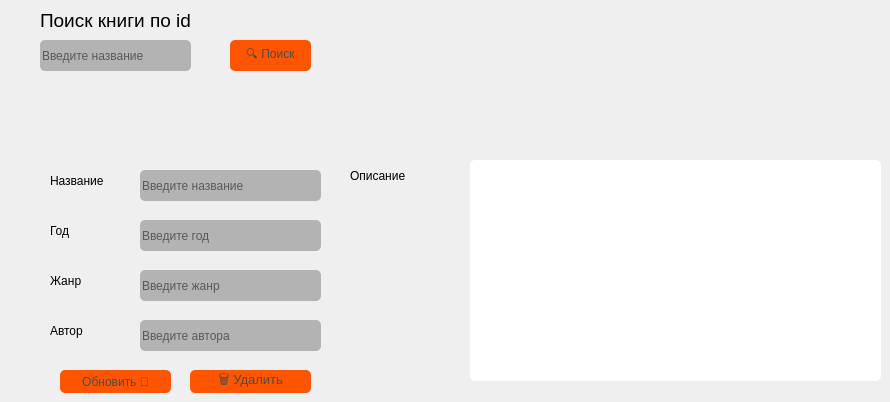
      <widget class="QWidget" name="tab_6">
       <attribute name="title">
        <string>Редакт/удаление</string>
       </attribute>
       <widget class="QLineEdit" name="ledit_search_id_upd">
        <property name="geometry">
         <rect>
          <x>40</x>
          <y>40</y>
          <width>151</width>
          <height>31</height>
         </rect>
        </property>
        <property name="styleSheet">
         <string notr="true">alternate-background-color: rgb(85, 170, 255);
background-color: rgb(179, 179, 179);
border-radius: 5px;</string>
        </property>
        <property name="placeholderText">
         <string>Введите название</string>
        </property>
       </widget>
       <widget class="QLineEdit" name="ledit_update_title">
        <property name="geometry">
         <rect>
          <x>140</x>
          <y>170</y>
          <width>181</width>
          <height>31</height>
         </rect>
        </property>
        <property name="styleSheet">
         <string notr="true">alternate-background-color: rgb(85, 170, 255);
background-color: rgb(179, 179, 179);
border-radius: 5px;</string>
        </property>
        <property name="placeholderText">
         <string>Введите название</string>
        </property>
       </widget>
       <widget class="QLabel" name="lbl_search_title">
        <property name="geometry">
         <rect>
          <x>40</x>
          <y>10</y>
          <width>291</width>
          <height>21</height>
         </rect>
        </property>
        <property name="font">
         <font>
          <family>Segoe UI</family>
          <pointsize>14</pointsize>
         </font>
        </property>
        <property name="text">
         <string>Поиск книги по id</string>
        </property>
       </widget>
       <widget class="QPushButton" name="btn_search_book_update">
        <property name="geometry">
         <rect>
          <x>230</x>
          <y>40</y>
          <width>81</width>
          <height>31</height>
         </rect>
        </property>
        <property name="font">
         <font>
          <family>Segoe UI</family>
          <pointsize>9</pointsize>
          <weight>50</weight>
          <italic>false</italic>
          <bold>false</bold>
         </font>
        </property>
        <property name="styleSheet">
         <string notr="true">background-color: rgb(255, 85, 0);
color: rgb(75, 75, 75);
font: 9pt &quot;Segoe UI&quot;;
border-radius: 5px;</string>
        </property>
        <property name="text">
         <string>🔍 Поиск</string>
        </property>
       </widget>
       <widget class="QLineEdit" name="ledit_update_year">
        <property name="geometry">
         <rect>
          <x>140</x>
          <y>220</y>
          <width>181</width>
          <height>31</height>
         </rect>
        </property>
        <property name="styleSheet">
         <string notr="true">alternate-background-color: rgb(85, 170, 255);
background-color: rgb(179, 179, 179);
border-radius: 5px;</string>
        </property>
        <property name="text">
         <string/>
        </property>
        <property name="placeholderText">
         <string>Введите год</string>
        </property>
       </widget>
       <widget class="QLineEdit" name="ledit_update_genre">
        <property name="geometry">
         <rect>
          <x>140</x>
          <y>270</y>
          <width>181</width>
          <height>31</height>
         </rect>
        </property>
        <property name="styleSheet">
         <string notr="true">alternate-background-color: rgb(85, 170, 255);
background-color: rgb(179, 179, 179);
border-radius: 5px;</string>
        </property>
        <property name="text">
         <string/>
        </property>
        <property name="placeholderText">
         <string>Введите жанр</string>
        </property>
       </widget>
       <widget class="QLineEdit" name="ledit_update_author">
        <property name="geometry">
         <rect>
          <x>140</x>
          <y>320</y>
          <width>181</width>
          <height>31</height>
         </rect>
        </property>
        <property name="styleSheet">
         <string notr="true">alternate-background-color: rgb(85, 170, 255);
background-color: rgb(179, 179, 179);
border-radius: 5px;</string>
        </property>
        <property name="placeholderText">
         <string>Введите автора</string>
        </property>
       </widget>
       <widget class="QTextEdit" name="txt_edit_update_desc">
        <property name="geometry">
         <rect>
          <x>470</x>
          <y>160</y>
          <width>411</width>
          <height>221</height>
         </rect>
        </property>
        <property name="styleSheet">
         <string notr="true">background-color: rgb(255, 255, 255);
border-radius: 5px;</string>
        </property>
       </widget>
       <widget class="QLabel" name="lbl_update_title">
        <property name="geometry">
         <rect>
          <x>50</x>
          <y>170</y>
          <width>71</width>
          <height>21</height>
         </rect>
        </property>
        <property name="font">
         <font>
          <family>Segoe UI</family>
          <pointsize>9</pointsize>
         </font>
        </property>
        <property name="text">
         <string>Название</string>
        </property>
       </widget>
       <widget class="QLabel" name="lbl_update_year">
        <property name="geometry">
         <rect>
          <x>50</x>
          <y>220</y>
          <width>71</width>
          <height>21</height>
         </rect>
        </property>
        <property name="font">
         <font>
          <family>Segoe UI</family>
          <pointsize>9</pointsize>
         </font>
        </property>
        <property name="text">
         <string>Год</string>
        </property>
       </widget>
       <widget class="QLabel" name="lbl_update_genre">
        <property name="geometry">
         <rect>
          <x>50</x>
          <y>270</y>
          <width>71</width>
          <height>21</height>
         </rect>
        </property>
        <property name="font">
         <font>
          <family>Segoe UI</family>
          <pointsize>9</pointsize>
         </font>
        </property>
        <property name="text">
         <string>Жанр</string>
        </property>
       </widget>
       <widget class="QLabel" name="lbl_update_author">
        <property name="geometry">
         <rect>
          <x>50</x>
          <y>320</y>
          <width>71</width>
          <height>21</height>
         </rect>
        </property>
        <property name="font">
         <font>
          <family>Segoe UI</family>
          <pointsize>9</pointsize>
         </font>
        </property>
        <property name="text">
         <string>Автор</string>
        </property>
       </widget>
       <widget class="QPushButton" name="btn_upd_val_book">
        <property name="geometry">
         <rect>
          <x>60</x>
          <y>370</y>
          <width>111</width>
          <height>23</height>
         </rect>
        </property>
        <property name="font">
         <font>
          <family>Segoe UI</family>
          <pointsize>9</pointsize>
          <weight>50</weight>
          <italic>false</italic>
          <bold>false</bold>
         </font>
        </property>
        <property name="styleSheet">
         <string notr="true">background-color: rgb(255, 85, 0);
color: rgb(75, 75, 75);
font: 9pt &quot;Segoe UI&quot;;
border-radius: 5px;</string>
        </property>
        <property name="text">
         <string>Обновить 🔄</string>
        </property>
       </widget>
       <widget class="QPushButton" name="btn_del_book">
        <property name="geometry">
         <rect>
          <x>190</x>
          <y>370</y>
          <width>121</width>
          <height>23</height>
         </rect>
        </property>
        <property name="font">
         <font>
          <family>Segoe UI</family>
          <pointsize>10</pointsize>
          <weight>50</weight>
          <italic>false</italic>
          <bold>false</bold>
         </font>
        </property>
        <property name="styleSheet">
         <string notr="true">background-color: rgb(255, 85, 0);
color: rgb(75, 75, 75);
font: 10pt &quot;Segoe UI&quot;;
border-radius: 5px;</string>
        </property>
        <property name="text">
         <string>🗑️ Удалить</string>
        </property>
       </widget>
       <widget class="QLabel" name="label">
        <property name="geometry">
         <rect>
          <x>350</x>
          <y>160</y>
          <width>91</width>
          <height>31</height>
         </rect>
        </property>
        <property name="font">
         <font>
          <family>Segoe UI</family>
          <pointsize>9</pointsize>
         </font>
        </property>
        <property name="text">
         <string>Описание</string>
        </property>
       </widget>
      </widget>
